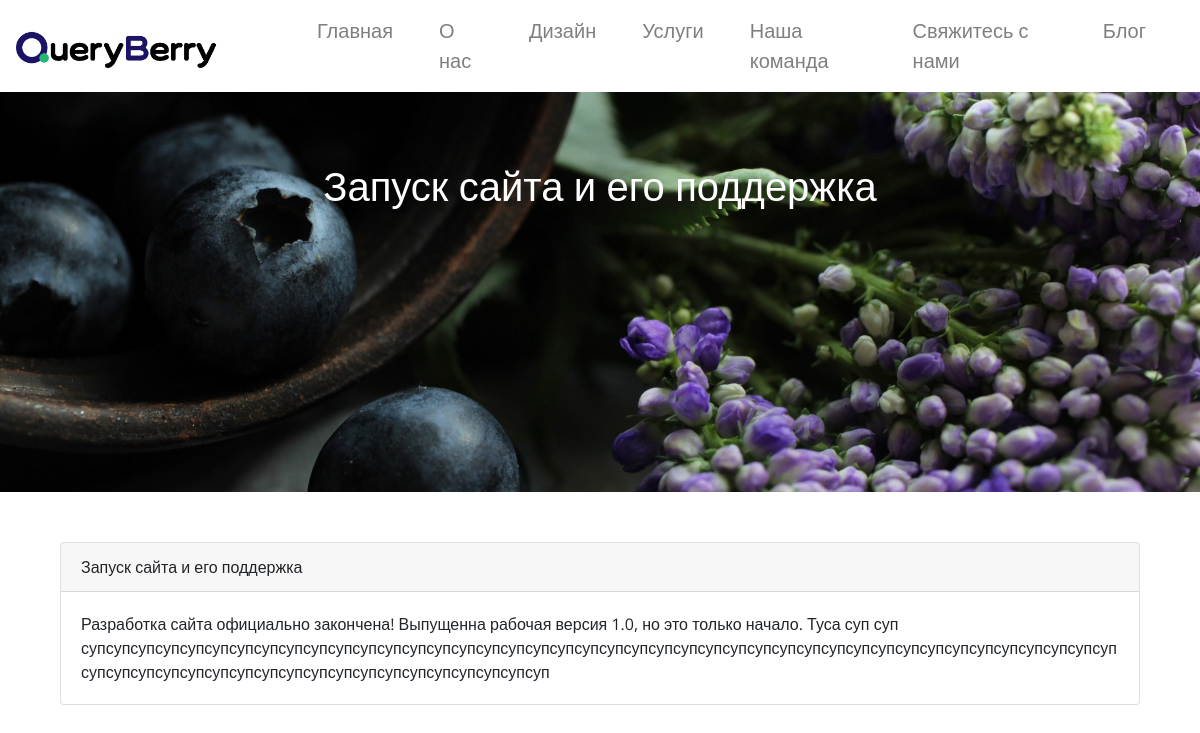
/blog_read_more.php?id=4, run on the app's committed database.
### tables this page shows
CREATE TABLE `page_text` (
  `id` int(11) NOT NULL,
  `header` varchar(256) NOT NULL,
  `text_header` varchar(256) NOT NULL,
  `text` text NOT NULL,
  `date` varchar(256) NOT NULL
);

### blog_read_more.php (the view, shortened to what this page needs)
<!DOCTYPE html>
<html lang="en">
<head>
  <link rel="stylesheet" href="css/bootstrap.min.css?ver=1">
  <link rel="stylesheet" href="https://stackpath.bootstrapcdn.com/font-awesome/4.7.0/css/font-awesome.min.css">
  <link rel="stylesheet" href="css/animate.css">
  <link rel="stylesheet" href="css/master.css">
  <link rel="stylesheet" href="css/mediaQueries.css">
</head>
<body>
  <header class="header" id="header">
    <nav class="navbar navbar-expand-lg navbar-light bg-light ">
       <a class="navbar-brand logo animated heartBeat" href="#"><img class="logo" style="width:200px;" src="img/logo.png" alt=""></a>
      <div class="collapse navbar-collapse" id="navbarTogglerDemo03">
        <ul class="navbar-nav menu">
      <li class="menu__item nav-item wow zoomIn">
        <a class="nav-link" href="index.html">Главная<span class="sr-only">(current)</span></a>
      </li>
      <li class="menu__item nav-item wow zoomIn" data-wow-delay="0.2s">
        <a class="nav-link" href="index.html#about">О нас</a>
      </li>
      <li class="menu__item nav-item wow zoomIn" data-wow-delay="0.4s">
        <a class="nav-link" href="index.html#design">Дизайн</a>
      </li>
      <li class="menu__item nav-item wow zoomIn" data-wow-delay="0.6s">
        <a class="nav-link" href="index.html#price">Услуги</a>
      </li>
      <li class="menu__item nav-item wow zoomIn" data-wow-delay="0.8s">
        <a class="nav-link" href="index.html#team">Наша команда</a>
      </li>
      <li class="menu__item nav-item wow zoomIn" data-wow-delay="1s">
        <a class="nav-link" href="index.html#connect">Свяжитесь с нами</a>
      </li>
      <li class="menu__item nav-item wow zoomIn" data-wow-delay="1s">
        <a class="nav-link" href="blog.php">Блог</a>
      </li>
    </ul>
      </div>
    </nav>
  </header>
  <div class="parallax-window blog__headerwrap " data-parallax="scroll" data-image-src="img/blog_background.jpg">
    <div class="container">
      <div class="row">
        <div class="col-lg-12">
          <div class="main">
            <?php
            require_once("./admin/dbconnect.php");
            $id_page = $_GET["id"];
            $result = $mysqli->query("SELECT * FROM `page_text` WHERE `id` = $id_page");
              while ($row = $result->fetch_assoc() ) {
                $header = $row["text_header"];
                echo '
            <h1 class="main__title wow zoomIn">
              ' . $header . '
            </h1>
            ';
                }
            ?>
          </div>
        </div>
      </div>
    </div>
  </div>
          <?php
                  $result = $mysqli->query("SELECT * FROM `page_text` WHERE `id` = $id_page");
                    while ($row = $result->fetch_assoc() ) {
                      echo '
                      <div class="card" style="width: 90%;margin:auto;margin-top:50px;">
                        <div class="card-header">
                          ' . $row["text_header"] . '
                        </div>
                        <div class="card-body">
                          <p class="card-text">' . html_entity_decode($row["text"]) . '</p>
                        </div>
                      </div>
                       ';
                     }
               ?>

### css/master.css (style rules this page uses)
body { font-family: 'Open Sans', sans-serif; }
.menu { list-style-type: none; font-size: 20px; }
.menu__item { margin-right: 30px; }
.menu__item a { color: #000; }
.logo { font-size: 30px; width: 300px; margin-right: 10px; }
.main { text-align: center; margin-top: 70px; color: #fff; }
.main__title { font-size: 40px; margin-bottom: 30px; }
.blog__headerwrap { display: block; text-align: center; min-height: 400px; width: 100%; background-size: 100%; margin-top: 0px; padding: 0; -webkit-background-size: cover; -moz-background-size: cover; -o-background-size: cover; background-size: cover; }

### data on the page
page_text: text_header "Запуск сайта и его поддержка", text "Разработка сайта официально закончена! Выпущенна рабочая версия 1.0, но это только начало. Туса суп суп супсупсупсупсупсупсупсупсупсупсупсупсупсупсупсупсупсупсупсупсупсупсупсупсупсупсупсупсупсупсупсупсупсупсупсупсупсупсупсупсупсупсупсупсупсупсупсупсупсупсупсупсупсупсупсупсупсупсупсупсуп"
